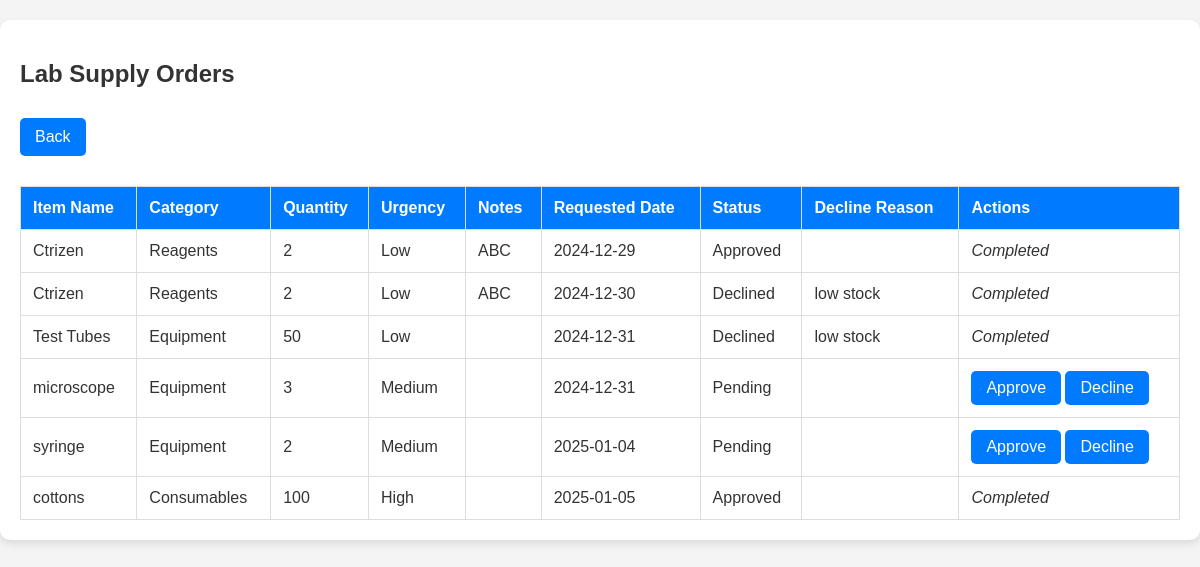
The page /hospital/viewlaborder.php on the database its author committed.
### tables this page shows
CREATE TABLE `lab_supplies_request` (
  `id` int(11) NOT NULL,
  `item_name` varchar(255) NOT NULL,
  `category` varchar(50) NOT NULL,
  `quantity` int(11) NOT NULL,
  `urgency` varchar(20) NOT NULL,
  `notes` text DEFAULT NULL,
  `request_date` date NOT NULL,
  `status` varchar(20) DEFAULT 'Pending',
  `decline_reason` text DEFAULT NULL
);

### hospital/viewlaborder.php (the view, shortened to what this page needs)
<?php
include('conf.php');
$sql = "SELECT * FROM lab_supplies_request";
$result = mysqli_query($conn, $sql);
?>
<!DOCTYPE html>
<html lang="en">
<head>
    <link rel="stylesheet" href="longtable.css">
</head>
<body>
    <div class="container">
        <h2>Lab Supply Orders</h2>
        <button class="back" onclick="window.location.href='orders.php'">Back</button>
        <table border="1">
            <thead>
                <tr>
                    <th>Item Name</th>
                    <th>Category</th>
                    <th>Quantity</th>
                    <th>Urgency</th>
                    <th>Notes</th>
                    <th>Requested Date</th>
                    <th>Status</th>
                    <th>Decline Reason</th>
                    <th>Actions</th>
                </tr>
            </thead>
            <tbody>
                <?php while ($row = mysqli_fetch_assoc($result)) { ?>
                    <tr>
                        <td><?php echo $row['item_name']; ?></td>
                        <td><?php echo $row['category']; ?></td>
                        <td><?php echo $row['quantity']; ?></td>
                        <td><?php echo $row['urgency']; ?></td>
                        <td><?php echo $row['notes']; ?></td>
                        <td><?php echo $row['request_date']; ?></td>
                        <td><?php echo $row['status']; ?></td>
                        <td><?php echo $row['decline_reason']; ?></td>
                        <td>
                            <?php if ($row['status'] === 'Pending') { ?>
                                <form method="POST" action="update_laborder.php" style="display: inline-block;">
                                    <button type="submit" name="action" value="approve">Approve</button>
                                </form>
                                <form method="POST" action="update_laborder.php" style="display: inline-block;">
                                    <button type="submit" name="action" value="decline">Decline</button>
                                </form>
                            <?php } else { ?>
                                <em>Completed</em>
                            <?php } ?>
                        </td>
                    </tr>
                <?php } ?>
            </tbody>
        </table>
    </div>
</body>
</html>

### hospital/longtable.css (style rules this page uses)
body { font-family: Arial, sans-serif; margin: 0; padding: 0; background-color: #f4f4f4; color: #333; }
.container { max-width: 1200px; margin: 20px auto; background-color: #ffffff; padding: 20px; box-shadow: 0 4px 8px rgba(0, 0, 0, 0.1); border-radius: 10px; }
.add-patient, .back { background-color: #007bff; color: #ffffff; border: none; padding: 10px 15px; font-size: 16px; cursor: pointer; border-radius: 5px; margin: 10px 0; text-align: center; display: inline-block; }
table { width: 100%; border-collapse: collapse; margin-top: 20px; border: 1px solid #ddd; }
th, td { padding: 12px; text-align: left; border-bottom: 1px solid #ddd; }
th { background-color: #007bff; color: white; font-weight: bold; }
form button { padding: 8px 15px; font-size: 16px; background-color: #007bff; color: white; border: none; border-radius: 5px; cursor: pointer; }
button { padding: 6px 12px; font-size: 14px; border: none; border-radius: 3px; cursor: pointer; }

### rows shown on the page
lab_supplies_request: item_name "Ctrizen", category "Reagents", quantity "2", urgency "Low", notes "ABC", request_date "2024-12-29", status "Approved", shows "Completed"
lab_supplies_request: item_name "Ctrizen", category "Reagents", quantity "2", urgency "Low", notes "ABC", request_date "2024-12-30", status "Declined", decline_reason "low stock", shows "Completed"
lab_supplies_request: item_name "Test Tubes", category "Equipment", quantity "50", urgency "Low", request_date "2024-12-31", status "Declined", decline_reason "low stock", shows "Completed"
lab_supplies_request: item_name "microscope", category "Equipment", quantity "3", urgency "Medium", request_date "2024-12-31", status "Pending"
lab_supplies_request: item_name "syringe", category "Equipment", quantity "2", urgency "Medium", request_date "2025-01-04", status "Pending"
lab_supplies_request: item_name "cottons", category "Consumables", quantity "100", urgency "High", request_date "2025-01-05", status "Approved", shows "Completed"
